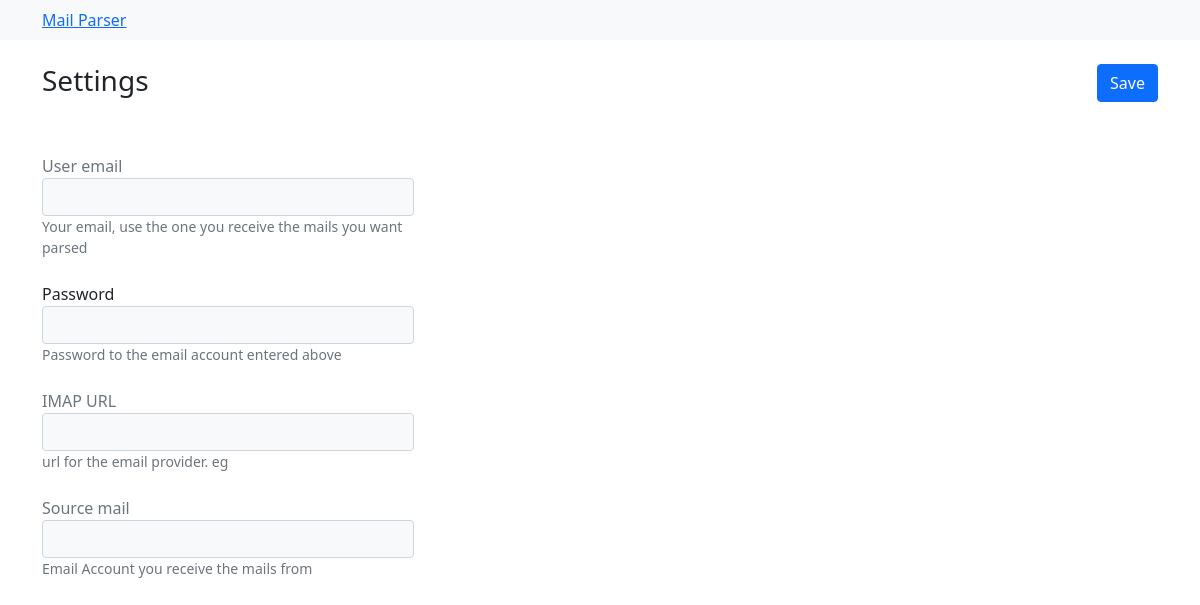
/settings/, run on an earlier commit of the app's database.
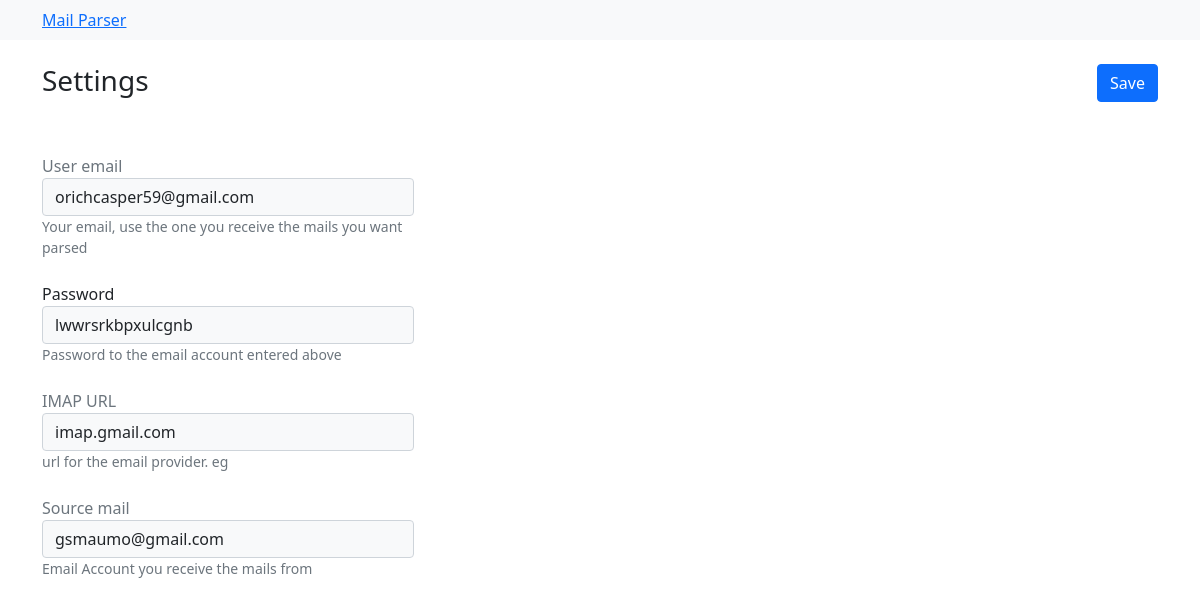
And on a later commit of the database.
### mails/models.py (models this page shows, shortened)
class Settings(models.Model):
	user = models.CharField(max_length=200)
	password = models.CharField(max_length=200)
	imap_url = models.CharField(max_length=200)
	from_mail = models.CharField(max_length=200)

### mails/views.py (the view)
# urls.py: path('settings/',views.settings,name="settings"),
def settings(request):
	settings = Settings.objects.first()
	context = {
		"settings":settings
	}
	return render(request,"settings.html",context)

### mails/templates/settings.html (shortened to what this page needs)
<!DOCTYPE html>
<html lang="en">
<head>
	<link href="https://cdn.jsdelivr.net/npm/bootstrap@5.0.2/dist/css/bootstrap.min.css" rel="stylesheet">
</head>
<body>
	<nav class="navbar navbar-expand-lg navbar-light bg-light">
	  <div class="container container-fluid">
		<a class="navbar-hrand" href="#">Mail Parser</a>
	  </div>
	</nav>
	<div class="mt-4 container">
		<div class="d-flex justify-content-between">
			<h3>Settings</h3>
			<div class="">
				<button class="btn btn-primary" onclick="saveSettings()" type="button">
					Save
				</button>
			</div>
		</div>
		<div class="mt-5 d-flex flex-column">
			<div class="col-4 d-flex flex-column">
				<label class="text-muted" for="">User email</label>
				<input id="user" type="text" name="" value="{{settings.user}}" class="form-control bg-light">
				<small class="text-muted">Your email, use the one you receive the mails you want parsed</small>
			</div>
			<div class="mt-4 col-4 d-flex flex-column">
				<label for="">Password</label>
				<input id="password" type="text" name="" value="{{settings.password}}" class="form-control  bg-light">
				<small class="text-muted" >Password to the email account entered above</small>
			</div>
			<div class="mt-4 col-4 d-flex flex-column">
				<label class="text-muted" for="">IMAP URL</label>
				<input id="imap_url" type="text" name="" value="{{settings.imap_url}}" class="form-control  bg-light">
				<small class="text-muted">url for the email provider. eg </small>
			</div>
			<div class="mt-4 col-4 d-flex flex-column">
				<label class="text-muted" for="">Source mail</label>
				<input id="from_mail" type="text" name="" value="{{settings.from_mail}}" class="form-control bg-light">
				<small class="text-muted" >Email Account you receive the mails from</small>
			</div>
		</div>
	</div>
</body>
</html>

What changed in the data, as far as the page shows it:
added Settings: user "orichcasper59@gmail.com", password "lwwrsrkbpxulcgnb", imap_url "imap.gmail.com", from_mail "gsmaumo@gmail.com"
